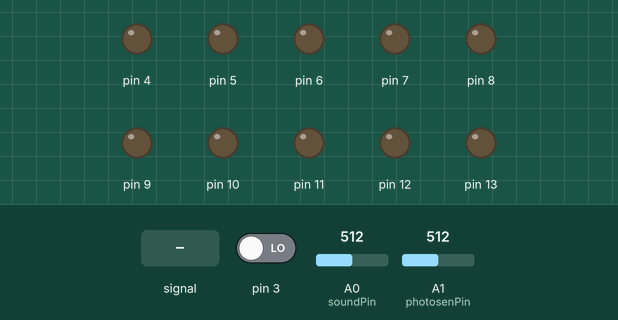
Bench run of a sketch on a simulated Arduino Uno, built with avr-gcc and run on an emulated ATmega328P. On the bench: output pins drawn as LEDs (lit = HIGH). Inputs (shaded band) come from the test bench; at power-on: A0 (soundPin) = 512, pin 3 LOW, A1 (photosenPin) = 512.

Above: at 1.2 s.
1.3 s: A0 (soundPin) fed a 200 Hz sine of ±255 counts around its level
At 2.5 s:
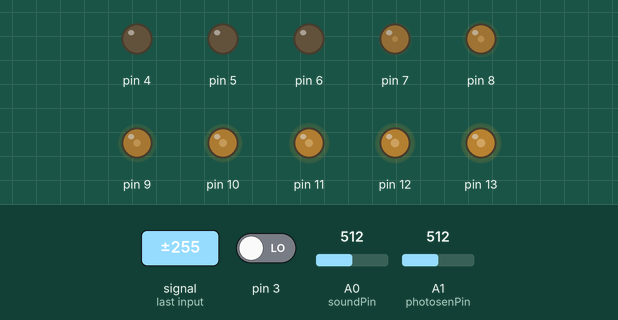
2.8 s: A0 (soundPin) set to 560
At 3.3 s:
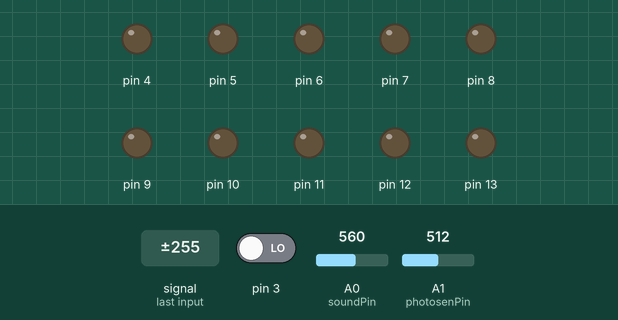
4.3 s: pin 3 driven HIGH
At 5.5 s:
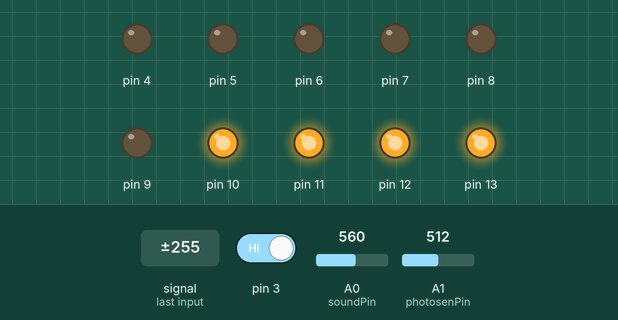
5.8 s: A1 (photosenPin) set to 560
At 6.6 s:
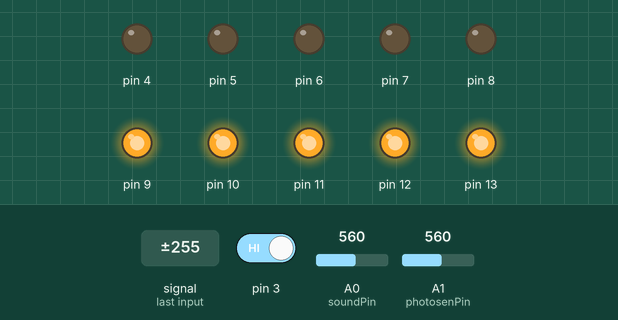
7.3 s: A1 (photosenPin) set to 675
At 7.7 s:
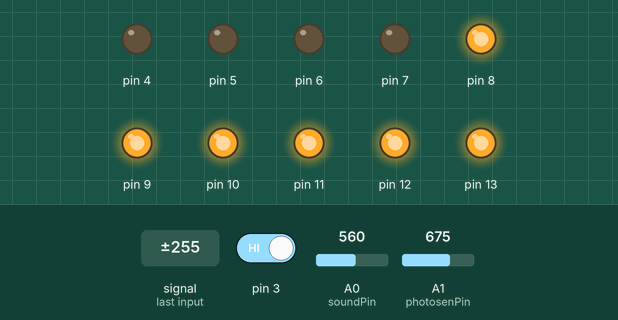
8.8 s: A1 (photosenPin) set to 740
10.3 s: A1 (photosenPin) set to 758
At 11.2 s:
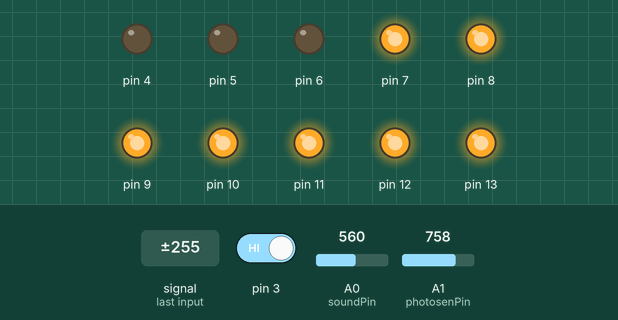
Timing chart, 0 to 12.8 s (numbered marks = the images above; inputs shaded):
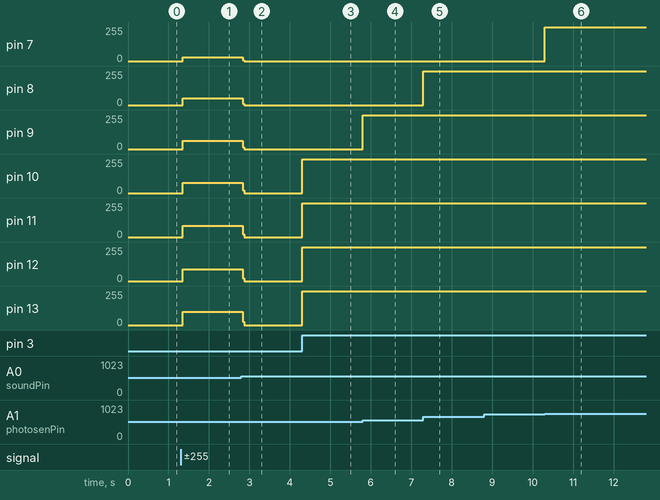

The sketch:

ACT18.ino
```cpp
float val = 0;
const int soundPin = A0;
const int photosenPin = A1;

void setup() {
  // put your setup code here, to run once:
  pinMode(2,INPUT);

  pinMode(4,OUTPUT);
  pinMode(5,OUTPUT);
  pinMode(6,OUTPUT);
  pinMode(7,OUTPUT);
  pinMode(8,OUTPUT);

  pinMode(9,OUTPUT);
  pinMode(10,OUTPUT);
  pinMode(11,OUTPUT);
  pinMode(12,OUTPUT);
  pinMode(13,OUTPUT);
}

void loop() {
  int digitalVal = digitalRead(3);

  if(digitalVal == HIGH)
  {
    val = analogRead(photosenPin);
    PhotoSensor();
  }
  else
  {
    val = analogRead(soundPin);
    SoundSensor();
  }

}

void PhotoSensor()
{

  if(val >= 150)
    digitalWrite(13,HIGH);
  else
    digitalWrite(13,LOW);

  if(val >= 250)
    digitalWrite(12,HIGH);
  else
    digitalWrite(12,LOW);

  if(val >= 350)
    digitalWrite(11,HIGH);
  else
    digitalWrite(11,LOW);

  if(val >= 450)
    digitalWrite(10,HIGH);
  else
    digitalWrite(10,LOW);

  if(val >= 550)
    digitalWrite(9,HIGH);
  else
    digitalWrite(9,LOW);

  if(val >= 650)
    digitalWrite(8,HIGH);
  else
    digitalWrite(8,LOW);

  if(val >= 750)
    digitalWrite(7,HIGH);
  else
    digitalWrite(7,LOW);

  if(val >= 850)
    digitalWrite(6,HIGH);
  else
    digitalWrite(6,LOW);

  if(val >= 900)
    digitalWrite(5,HIGH);
  else
    digitalWrite(5,LOW);

  if(val >= 925)
    digitalWrite(4,HIGH);
  else
    digitalWrite(4,LOW);
}

void SoundSensor()
{

  if(val >= 600)
    digitalWrite(13,HIGH);
  else
    digitalWrite(13,LOW);

  if(val >= 625)
    digitalWrite(12,HIGH);
  else
    digitalWrite(12,LOW);

  if(val >= 645)
    digitalWrite(11,HIGH);
  else
    digitalWrite(11,LOW);

  if(val >= 665)
    digitalWrite(10,HIGH);
  else
    digitalWrite(10,LOW);

  if(val >= 700)
    digitalWrite(9,HIGH);
  else
    digitalWrite(9,LOW);

  if(val >= 725)
    digitalWrite(8,HIGH);
  else
    digitalWrite(8,LOW);

  if(val >= 750)
    digitalWrite(7,HIGH);
  else
    digitalWrite(7,LOW);

  if(val >= 775)
    digitalWrite(6,HIGH);
  else
    digitalWrite(6,LOW);

  if(val >= 800)
    digitalWrite(5,HIGH);
  else
    digitalWrite(5,LOW);

  if(val >= 825)
    digitalWrite(4,HIGH);
  else
    digitalWrite(4,LOW);
}
```

Measured:
- the behaviour switches between 749 and 750 on A1 (photosenPin) (found by bisection; images 5 and 6)
- after the input at 1.3 s, pin 7: 0/255 → 30/255 after 0.05 s; pin 8: 0/255 → 49/255 after 0.05 s; pin 9: 0/255 → 61/255 after 0.05 s; pin 10: 0/255 → 76/255 after 0.05 s; pin 11: 0/255 → 83/255 after 0.05 s
- after the input at 2.8 s, pin 7: 30/255 → 0/255 at once; pin 8: 49/255 → 0/255 at once; pin 9: 61/255 → 0/255 at once; pin 10: 76/255 → 0/255 at once; pin 11: 83/255 → 0/255 at once
- after the input at 4.3 s, pin 10–13: 0/255 → 255/255 at once
- after the input at 5.8 s, pin 9: 0/255 → 255/255 at once
- after the input at 7.3 s, pin 8: 0/255 → 255/255 at once
- after the input at 8.8 s, every drawn part: stays the same
- after the input at 10.3 s, pin 7: 0/255 → 255/255 at once
